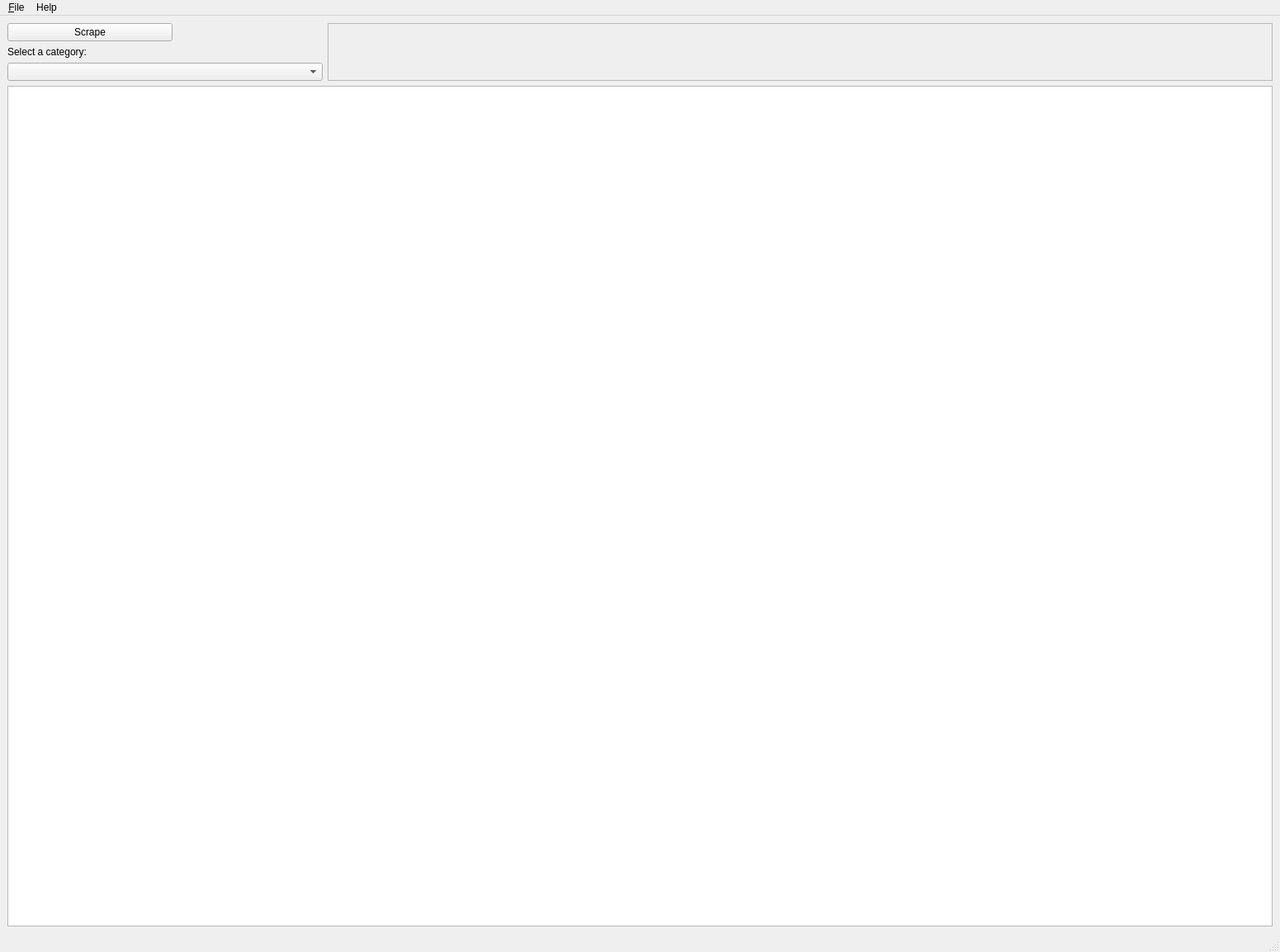
<?xml version="1.0" encoding="UTF-8"?>
<ui version="4.0">
 <class>MainWindow</class>
 <widget class="QMainWindow" name="MainWindow">
  <property name="geometry">
   <rect>
    <x>0</x>
    <y>0</y>
    <width>1551</width>
    <height>1154</height>
   </rect>
  </property>
  <property name="windowTitle">
   <string>IMDB Scraper | Ivan Radeljak (3222492), OTH-Regensburg</string>
  </property>
  <widget class="QWidget" name="centralwidget">
   <layout class="QVBoxLayout" name="verticalLayout_3">
    <item>
     <layout class="QVBoxLayout" name="verticalLayout">
      <item>
       <layout class="QHBoxLayout" name="horizontalLayout" stretch="1,3">
        <item>
         <layout class="QVBoxLayout" name="verticalLayout_2">
          <item>
           <widget class="QPushButton" name="pushButton_scrape">
            <property name="maximumSize">
             <size>
              <width>200</width>
              <height>16777215</height>
             </size>
            </property>
            <property name="text">
             <string>Scrape</string>
            </property>
           </widget>
          </item>
          <item>
           <widget class="QLabel" name="label">
            <property name="text">
             <string>Select a category:</string>
            </property>
           </widget>
          </item>
          <item>
           <widget class="QComboBox" name="comboBox_select_type"/>
          </item>
         </layout>
        </item>
        <item>
         <widget class="QFrame" name="frame">
          <property name="frameShape">
           <enum>QFrame::StyledPanel</enum>
          </property>
          <property name="frameShadow">
           <enum>QFrame::Raised</enum>
          </property>
         </widget>
        </item>
       </layout>
      </item>
      <item>
       <widget class="QTableView" name="tableView_items"/>
      </item>
     </layout>
    </item>
   </layout>
  </widget>
  <widget class="QMenuBar" name="menubar">
   <property name="geometry">
    <rect>
     <x>0</x>
     <y>0</y>
     <width>1551</width>
     <height>21</height>
    </rect>
   </property>
   <widget class="QMenu" name="menuFile">
    <property name="title">
     <string>&amp;File</string>
    </property>
    <addaction name="actionOpen_Database"/>
    <addaction name="actionSave_Database"/>
    <addaction name="separator"/>
    <addaction name="actionExit"/>
   </widget>
   <widget class="QMenu" name="menuHelp">
    <property name="title">
     <string>Help</string>
    </property>
    <addaction name="actionAbout"/>
   </widget>
   <addaction name="menuFile"/>
   <addaction name="menuHelp"/>
  </widget>
  <widget class="QStatusBar" name="statusbar"/>
  <action name="actionOpen_Database">
   <property name="text">
    <string>Open Database</string>
   </property>
  </action>
  <action name="actionSave_Database">
   <property name="text">
    <string>Save Database</string>
   </property>
  </action>
  <action name="actionExit">
   <property name="text">
    <string>Exit</string>
   </property>
  </action>
  <action name="actionAbout">
   <property name="text">
    <string>About</string>
   </property>
  </action>
 </widget>
 <resources/>
 <connections/>
</ui>
